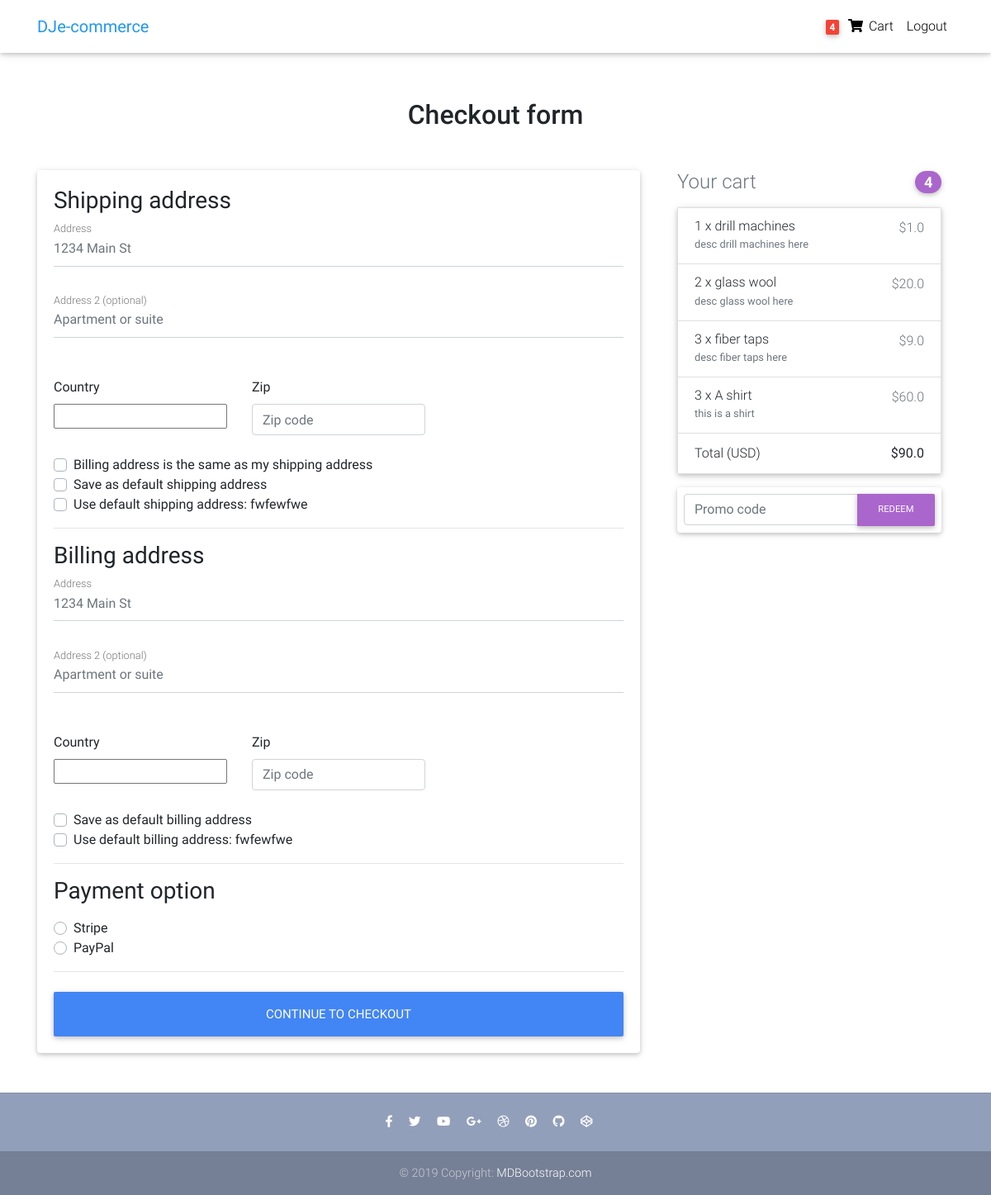
Screenshot of /checkout/ (signed in) with the database file from the repository.
### core/models.py (models this page shows, shortened)
class Order(models.Model):
    user = models.ForeignKey(settings.AUTH_USER_MODEL,
                             on_delete=models.CASCADE)
    ref_code = models.CharField(max_length=20, blank=True, null=True)
    items = models.ManyToManyField(OrderItem)
    start_date = models.DateTimeField(auto_now_add=True)
    ordered_date = models.DateTimeField()
    ordered = models.BooleanField(default=False)
    shipping_address = models.ForeignKey(
        'Address', related_name='shipping_address', on_delete=models.SET_NULL, blank=True, null=True)
    billing_address = models.ForeignKey(
        'Address', related_name='billing_address', on_delete=models.SET_NULL, blank=True, null=True)
    payment = models.ForeignKey(
        'Payment', on_delete=models.SET_NULL, blank=True, null=True)
    coupon = models.ForeignKey(
        'Coupon', on_delete=models.SET_NULL, blank=True, null=True)
    being_delivered = models.BooleanField(default=False)
    received = models.BooleanField(default=False)
    refund_requested = models.BooleanField(default=False)
    refund_granted = models.BooleanField(default=False)
    '''
    1. Item added to cart
    2. Adding a billing address
    (Failed checkout)
    3. Payment
    (Preprocessing, processing, packaging etc.)
    4. Being delivered
    5. Received
    6. Refunds
    '''
    def get_total(self):
        total = 0
        for order_item in self.items.all():
            total += order_item.get_final_price()
        if self.coupon:
            total -= self.coupon.amount
        return total

class Address(models.Model):
    user = models.ForeignKey(settings.AUTH_USER_MODEL,
                             on_delete=models.CASCADE)
    street_address = models.CharField(max_length=100)
    apartment_address = models.CharField(max_length=100)
    country = CountryField(multiple=False)
    zip = models.CharField(max_length=100)
    address_type = models.CharField(max_length=1, choices=ADDRESS_CHOICES)
    default = models.BooleanField(default=False)
    class Meta:
        verbose_name_plural = 'Addresses'

class OrderItem(models.Model):
    user = models.ForeignKey(settings.AUTH_USER_MODEL,
                             on_delete=models.CASCADE)
    ordered = models.BooleanField(default=False)
    item = models.ForeignKey(Item, on_delete=models.CASCADE)
    quantity = models.IntegerField(default=1)
    def get_total_discount_item_price(self):
        return self.quantity * self.item.discount_price
    def get_final_price(self):
        if self.item.discount_price:
            return self.get_total_discount_item_price()
        return self.get_total_item_price()

class Item(models.Model):
    title = models.CharField(max_length=100)
    price = models.FloatField()
    discount_price = models.FloatField(blank=True, null=True)
    category = models.CharField(choices=CATEGORY_CHOICES, max_length=2)
    label = models.CharField(choices=LABEL_CHOICES, max_length=1)
    slug = models.SlugField()
    description = models.TextField()
    image = models.ImageField()

### core/views.py (the view, shortened to what this page needs)
# urls.py: path('checkout/', CheckoutView.as_view(), name='checkout'),
class CheckoutView(View):
    def get(self, *args, **kwargs):
        try:
            order = Order.objects.get(user=self.request.user, ordered=False)
            form = CheckoutForm()
            context = {
                'form': form,
                'couponform': CouponForm(),
                'order': order,
                'DISPLAY_COUPON_FORM': True
            }
            shipping_address_qs = Address.objects.filter(
                user=self.request.user,
                address_type='S',
                default=True
            )
            if shipping_address_qs.exists():
                context.update(
                    {'default_shipping_address': shipping_address_qs[0]})
            billing_address_qs = Address.objects.filter(
                user=self.request.user,
                address_type='B',
                default=True
            )
            if billing_address_qs.exists():
                context.update(
                    {'default_billing_address': billing_address_qs[0]})
            return render(self.request, "checkout.html", context)
        except ObjectDoesNotExist:
            messages.info(self.request, "You do not have an active order")
            return redirect("core:checkout")

### core/forms.py
class CheckoutForm(forms.Form):
    shipping_address = forms.CharField(required=False)
    shipping_address2 = forms.CharField(required=False)
    shipping_country = CountryField(blank_label='(select country)').formfield(
        required=False,
        widget=CountrySelectWidget(attrs={
            'class': 'custom-select d-block w-100',
        }))
    shipping_zip = forms.CharField(required=False)
    billing_address = forms.CharField(required=False)
    billing_address2 = forms.CharField(required=False)
    billing_country = CountryField(blank_label='(select country)').formfield(
        required=False,
        widget=CountrySelectWidget(attrs={
            'class': 'custom-select d-block w-100',
        }))
    billing_zip = forms.CharField(required=False)
    same_billing_address = forms.BooleanField(required=False)
    set_default_shipping = forms.BooleanField(required=False)
    use_default_shipping = forms.BooleanField(required=False)
    set_default_billing = forms.BooleanField(required=False)
    use_default_billing = forms.BooleanField(required=False)
    payment_option = forms.ChoiceField(
        widget=forms.RadioSelect, choices=PAYMENT_CHOICES)

class CouponForm(forms.Form):
    code = forms.CharField(widget=forms.TextInput(attrs={
        'class': 'form-control',
        'placeholder': 'Promo code',
        'aria-label': 'Recipient\'s username',
        'aria-describedby': 'basic-addon2'
    }))

### core/templatetags/cart_template_tags.py (called while the page is built)
@register.filter
def cart_item_count(user):
    if user.is_authenticated:
        qs = Order.objects.filter(user=user, ordered=False)
        if qs.exists():
            return qs[0].items.count()
    return 0

### templates/checkout.html (shortened to what this page needs)
{% extends "base.html" %}
{% load crispy_forms_tags %}
{% block content %}
  <main >
    <div class="container wow fadeIn">
      <h2 class="my-5 h2 text-center">Checkout form</h2>
      <div class="row">
        <div class="col-md-8 mb-4">
          <div class="card">
            <form method="POST" class="card-body">
              <h3>Shipping address</h3>
              <div class='hideable_shipping_form'>
                <div class="md-form mb-5">
                  <input type='text' placeholder='1234 Main St' id='shipping_address' name='shipping_address' class='form-control' />
                  <label for="shipping_address" class="">Address</label>
                </div>
                <div class="md-form mb-5">
                  <input type='text' placeholder='Apartment or suite' id='shipping_address2' name='shipping_address2' class='form-control' />
                  <label for="shipping_address2" class="">Address 2 (optional)</label>
                </div>
                <div class="row">
                  <div class="col-lg-4 col-md-12 mb-4">
                    <label for="country">Country</label>
                    {{ form.shipping_country }}
                  </div>
                  <div class="col-lg-4 col-md-6 mb-4">
                    <label for="shipping_zip">Zip</label>
                    <input type='text' placeholder='Zip code' id='shipping_zip' name='shipping_zip' class='form-control' />
                  </div>
                </div>
                <div class="custom-control custom-checkbox">
                  <label class="custom-control-label" for="same_billing_address">Billing address is the same as my shipping address</label>
                </div>
                <div class="custom-control custom-checkbox">
                  <label class="custom-control-label" for="set_default_shipping">Save as default shipping address</label>
                </div>
              </div>
              {% if default_shipping_address %}
              <div class="custom-control custom-checkbox">
                <label class="custom-control-label" for="use_default_shipping">Use default shipping address: {{ default_shipping_address.street_address|truncatechars:10 }}</label>
              </div>
              {% endif %}
              <hr>
              <h3>Billing address</h3>
              <div class='hideable_billing_form'>
                <div class="md-form mb-5">
                  <input type='text' placeholder='1234 Main St' id='billing_address' name='billing_address' class='form-control' />
                  <label for="billing_address" class="">Address</label>
                </div>
                <div class="md-form mb-5">
                  <input type='text' placeholder='Apartment or suite' id='billing_address2' name='billing_address2' class='form-control' />
                  <label for="billing_address2" class="">Address 2 (optional)</label>
                </div>
                <div class="row">
                  <div class="col-lg-4 col-md-12 mb-4">
                    <label for="country">Country</label>
                    {{ form.billing_country }}
                  </div>
                  <div class="col-lg-4 col-md-6 mb-4">
                    <label for="billing_zip">Zip</label>
                    <input type='text' placeholder='Zip code' id='billing_zip' name='billing_zip' class='form-control' />
                  </div>
                </div>
                <div class="custom-control custom-checkbox">
                  <label class="custom-control-label" for="set_default_billing">Save as default billing address</label>
                </div>
              </div>
              {% if default_billing_address %}
              <div class="custom-control custom-checkbox">
                <label class="custom-control-label" for="use_default_billing">Use default billing address: {{ default_billing_address.street_address|truncatechars:10 }}</label>
              </div>
              {% endif %}
              <hr>
              <h3>Payment option</h3>
              <div class="d-block my-3">
                {% for value, name in form.fields.payment_option.choices %}
                <div class="custom-control custom-radio">
                  <label class="custom-control-label" for="{{ name }}">{{ name }}</label>
                </div>
                {% endfor %}
              </div>
              <hr class="mb-4">
              <button class="btn btn-primary btn-lg btn-block" type="submit">Continue to checkout</button>
            </form>
          </div>
        </div>
        <div class="col-md-4 mb-4">
          {% include "order_snippet.html" %}
        </div>
      </div>
    </div>
  </main>
{% endblock content %}

### templates/navbar.html (shortened to what this page needs)
{% load cart_template_tags %}
<nav class="navbar fixed-top navbar-expand-lg navbar-light white scrolling-navbar">
    <div class="container">
      <a class="navbar-brand waves-effect" href="/">
        <strong class="blue-text">DJe-commerce</strong>
      </a>
      <div class="collapse navbar-collapse" id="navbarSupportedContent">
        <ul class="navbar-nav nav-flex-icons">
          {% if request.user.is_authenticated %}
          <li class="nav-item">
            <a href="{% url 'core:order-summary' %}" class="nav-link waves-effect">
              <span class="badge red z-depth-1 mr-1"> {{ request.user|cart_item_count }} </span>
              <i class="fas fa-shopping-cart"></i>
              <span class="clearfix d-none d-sm-inline-block"> Cart </span>
            </a>
          </li>
          <li class="nav-item">
            <a class="nav-link waves-effect" href="{% url 'account_logout' %}">
              <span class="clearfix d-none d-sm-inline-block"> Logout </span>
            </a>
          </li>
          {% endif %}
        </ul>
      </div>
    </div>
  </nav>

### templates/order_snippet.html (shortened to what this page needs)
<div class="col-md-12 mb-4">
    <h4 class="d-flex justify-content-between align-items-center mb-3">
    <span class="text-muted">Your cart</span>
    <span class="badge badge-secondary badge-pill">{{ order.items.count }}</span>
    </h4>
    <ul class="list-group mb-3 z-depth-1">
    {% for order_item in order.items.all %}
    <li class="list-group-item d-flex justify-content-between lh-condensed">
        <div>
        <h6 class="my-0">{{ order_item.quantity }} x {{ order_item.item.title}}</h6>
        <small class="text-muted">{{ order_item.item.description}}</small>
        </div>
        <span class="text-muted">${{ order_item.get_final_price }}</span>
    </li>
    {% endfor %}
    <li class="list-group-item d-flex justify-content-between">
        <span>Total (USD)</span>
        <strong>${{ order.get_total }}</strong>
    </li>
    </ul>
    {% if DISPLAY_COUPON_FORM %}
    <form class="card p-2" action="{% url 'core:add-coupon' %}" method="POST">
        <div class="input-group">
            {{ couponform.code }}
            <div class="input-group-append">
            <button class="btn btn-secondary btn-md waves-effect m-0" type="submit">Redeem</button>
            </div>
        </div>
    </form>
    {% endif %}
</div>

### templates/base.html (style rules this page uses)
html, body, header, .carousel { height: 60vh; }

### rows the page displays
Address: street_address "fwfewfwe"
Address: street_address "fwfewfwe"
Order: items.count "4", get_total "90.0"
OrderItem: quantity "1", item "drill machines", item.description "desc drill machines here", get_final_price "1.0"
OrderItem: quantity "2", item "glass wool", item.description "desc glass wool here", get_final_price "20.0"
OrderItem: quantity "3", item "fiber taps", item.description "desc fiber taps here", get_final_price "9.0"
OrderItem: quantity "3", item "A shirt", item.description "this is a shirt", get_final_price "60.0"

### other values shown
{{ request.user|cart_item_count }} "4"
{{ name }} "Stripe" "PayPal"
